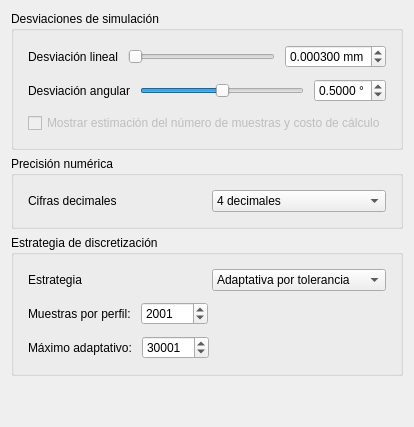
        <widget class="QWidget" name="tab_2">
         <attribute name="title">
          <string>Cálculo y precisión</string>
         </attribute>
         <layout class="QGridLayout" name="gridLayout_7">
          <item row="1" column="0">
           <widget class="QGroupBox" name="groupPrecisionNumerica">
            <property name="title">
             <string>Precisión numérica</string>
            </property>
            <layout class="QVBoxLayout" name="groupPrecisionNumericaLayout">
             <property name="spacing">
              <number>11</number>
             </property>
             <property name="leftMargin">
              <number>14</number>
             </property>
             <property name="topMargin">
              <number>14</number>
             </property>
             <property name="rightMargin">
              <number>14</number>
             </property>
             <property name="bottomMargin">
              <number>14</number>
             </property>
             <item>
              <layout class="QHBoxLayout" name="comboDecimalesRow">
               <property name="spacing">
                <number>10</number>
               </property>
               <property name="leftMargin">
                <number>0</number>
               </property>
               <property name="topMargin">
                <number>0</number>
               </property>
               <property name="rightMargin">
                <number>0</number>
               </property>
               <property name="bottomMargin">
                <number>0</number>
               </property>
               <item>
                <widget class="QLabel" name="comboDecimalesLabel">
                 <property name="minimumSize">
                  <size>
                   <width>172</width>
                   <height>0</height>
                  </size>
                 </property>
                 <property name="text">
                  <string>Cifras decimales</string>
                 </property>
                </widget>
               </item>
               <item>
                <widget class="QComboBox" name="comboDecimales">
                 <property name="currentIndex">
                  <number>0</number>
                 </property>
                 <item>
                  <property name="text">
                   <string>4 decimales</string>
                  </property>
                 </item>
                 <item>
                  <property name="text">
                   <string>6 decimales</string>
                  </property>
                 </item>
                 <item>
                  <property name="text">
                   <string>8 decimales</string>
                  </property>
                 </item>
                 <item>
                  <property name="text">
                   <string>12 decimales</string>
                  </property>
                 </item>
                 <item>
                  <property name="text">
                   <string>Automático</string>
                  </property>
                 </item>
                </widget>
               </item>
              </layout>
             </item>
            </layout>
           </widget>
          </item>
          <item row="2" column="0">
           <widget class="QGroupBox" name="groupMuestreo">
            <property name="title">
             <string>Estrategia de discretización</string>
            </property>
            <layout class="QVBoxLayout" name="groupMuestreoLayout">
             <property name="spacing">
              <number>11</number>
             </property>
             <property name="leftMargin">
              <number>14</number>
             </property>
             <property name="topMargin">
              <number>14</number>
             </property>
             <property name="rightMargin">
              <number>14</number>
             </property>
             <property name="bottomMargin">
              <number>14</number>
             </property>
             <item>
              <layout class="QHBoxLayout" name="comboEstrategiaMuestreoRow">
               <property name="spacing">
                <number>10</number>
               </property>
               <property name="leftMargin">
                <number>0</number>
               </property>
               <property name="topMargin">
                <number>0</number>
               </property>
               <property name="rightMargin">
                <number>0</number>
               </property>
               <property name="bottomMargin">
                <number>0</number>
               </property>
               <item>
                <widget class="QLabel" name="comboEstrategiaMuestreoLabel">
                 <property name="minimumSize">
                  <size>
                   <width>172</width>
                   <height>0</height>
                  </size>
                 </property>
                 <property name="text">
                  <string>Estrategia</string>
                 </property>
                </widget>
               </item>
               <item>
                <widget class="QComboBox" name="comboEstrategiaMuestreo">
                 <property name="currentIndex">
                  <number>0</number>
                 </property>
                 <item>
                  <property name="text">
                   <string>Adaptativa por tolerancia</string>
                  </property>
                 </item>
                 <item>
                  <property name="text">
                   <string>Uniforme por muestras</string>
                  </property>
                 </item>
                </widget>
               </item>
              </layout>
             </item>
             <item>
              <layout class="QHBoxLayout" name="layoutMuestras">
               <property name="spacing">
                <number>10</number>
               </property>
               <property name="leftMargin">
                <number>0</number>
               </property>
               <property name="topMargin">
                <number>0</number>
               </property>
               <property name="rightMargin">
                <number>0</number>
               </property>
               <property name="bottomMargin">
                <number>0</number>
               </property>
               <item>
                <widget class="QLabel" name="lblNumMuestras">
                 <property name="text">
                  <string>Muestras por perfil:</string>
                 </property>
                 <property name="wordWrap">
                  <bool>true</bool>
                 </property>
                </widget>
               </item>
               <item>
                <widget class="QSpinBox" name="spinMuestras">
                 <property name="minimum">
                  <number>101</number>
                 </property>
                 <property name="maximum">
                  <number>1000001</number>
                 </property>
                 <property name="singleStep">
                  <number>200</number>
                 </property>
                 <property name="value">
                  <number>2001</number>
                 </property>
                </widget>
               </item>
               <item>
                <spacer name="muestrasSpacer">
                 <property name="orientation">
                  <enum>Qt::Orientation::Horizontal</enum>
                 </property>
                 <property name="sizeHint" stdset="0">
                  <size>
                   <width>20</width>
                   <height>20</height>
                  </size>
                 </property>
                </spacer>
               </item>
              </layout>
             </item>
             <item>
              <layout class="QHBoxLayout" name="layoutMaxMuestras">
               <property name="spacing">
                <number>10</number>
               </property>
               <property name="leftMargin">
                <number>0</number>
               </property>
               <property name="topMargin">
                <number>0</number>
               </property>
               <property name="rightMargin">
                <number>0</number>
               </property>
               <property name="bottomMargin">
                <number>0</number>
               </property>
               <item>
                <widget class="QLabel" name="lblMaxMuestras">
                 <property name="text">
                  <string>Máximo adaptativo:</string>
                 </property>
                 <property name="wordWrap">
                  <bool>true</bool>
                 </property>
                </widget>
               </item>
               <item>
                <widget class="QSpinBox" name="spinMaxMuestras">
                 <property name="minimum">
                  <number>1001</number>
                 </property>
                 <property name="maximum">
                  <number>1000001</number>
                 </property>
                 <property name="singleStep">
                  <number>1000</number>
                 </property>
                 <property name="value">
                  <number>30001</number>
                 </property>
                </widget>
               </item>
               <item>
                <spacer name="maxMuestrasSpacer">
                 <property name="orientation">
                  <enum>Qt::Orientation::Horizontal</enum>
                 </property>
                 <property name="sizeHint" stdset="0">
                  <size>
                   <width>20</width>
                   <height>20</height>
                  </size>
                 </property>
                </spacer>
               </item>
              </layout>
             </item>
            </layout>
           </widget>
          </item>
          <item row="0" column="0">
           <widget class="QGroupBox" name="groupDesviaciones">
            <property name="title">
             <string>Desviaciones de simulación</string>
            </property>
            <layout class="QVBoxLayout" name="groupDesviacionesLayout">
             <property name="spacing">
              <number>11</number>
             </property>
             <property name="leftMargin">
              <number>14</number>
             </property>
             <property name="topMargin">
              <number>14</number>
             </property>
             <property name="rightMargin">
              <number>14</number>
             </property>
             <property name="bottomMargin">
              <number>14</number>
             </property>
             <item>
              <layout class="QHBoxLayout" name="desviacionLinealFila">
               <property name="spacing">
                <number>10</number>
               </property>
               <property name="leftMargin">
                <number>0</number>
               </property>
               <property name="topMargin">
                <number>0</number>
               </property>
               <property name="rightMargin">
                <number>0</number>
               </property>
               <property name="bottomMargin">
                <number>0</number>
               </property>
               <item>
                <widget class="QLabel" name="desviacionLinealTxt">
                 <property name="text">
                  <string>Desviación lineal</string>
                 </property>
                </widget>
               </item>
               <item>
                <widget class="QSlider" name="desviacionLinealSlider">
                 <property name="sizePolicy">
                  <sizepolicy hsizetype="Expanding" vsizetype="Fixed">
                   <horstretch>0</horstretch>
                   <verstretch>0</verstretch>
                  </sizepolicy>
                 </property>
                 <property name="minimum">
                  <number>0</number>
                 </property>
                 <property name="maximum">
                  <number>1000</number>
                 </property>
                 <property name="value">
                  <number>2</number>
                 </property>
                 <property name="orientation">
                  <enum>Qt::Orientation::Horizontal</enum>
                 </property>
                </widget>
               </item>
               <item>
                <widget class="QDoubleSpinBox" name="desviacionLinealSpin">
                 <property name="suffix">
                  <string> mm</string>
                 </property>
                 <property name="decimals">
                  <number>6</number>
                 </property>
                 <property name="minimum">
                  <double>0.000000000000000</double>
                 </property>
                 <property name="maximum">
                  <double>0.100000000000000</double>
                 </property>
                 <property name="singleStep">
                  <double>0.000100000000000</double>
                 </property>
                 <property name="value">
                  <double>0.000300000000000</double>
                 </property>
                </widget>
               </item>
              </layout>
             </item>
             <item>
              <layout class="QHBoxLayout" name="desviacionAngularFila">
               <property name="spacing">
                <number>10</number>
               </property>
               <property name="leftMargin">
                <number>0</number>
               </property>
               <property name="topMargin">
                <number>0</number>
               </property>
               <property name="rightMargin">
                <number>0</number>
               </property>
               <property name="bottomMargin">
                <number>0</number>
               </property>
               <item>
                <widget class="QLabel" name="desviacionAngularTxt">
                 <property name="text">
                  <string>Desviación angular</string>
                 </property>
                </widget>
               </item>
               <item>
                <widget class="QSlider" name="desviacionAngularSlider">
                 <property name="sizePolicy">
                  <sizepolicy hsizetype="Expanding" vsizetype="Fixed">
                   <horstretch>0</horstretch>
                   <verstretch>0</verstretch>
                  </sizepolicy>
                 </property>
                 <property name="minimum">
                  <number>0</number>
                 </property>
                 <property name="maximum">
                  <number>1000</number>
                 </property>
                 <property name="value">
                  <number>500</number>
                 </property>
                 <property name="orientation">
                  <enum>Qt::Orientation::Horizontal</enum>
                 </property>
                </widget>
               </item>
               <item>
                <widget class="QDoubleSpinBox" name="desviacionAngularSpin">
                 <property name="suffix">
                  <string> °</string>
                 </property>
                 <property name="decimals">
                  <number>4</number>
                 </property>
                 <property name="minimum">
                  <double>0.000000000000000</double>
                 </property>
                 <property name="maximum">
                  <double>1.000000000000000</double>
                 </property>
                 <property name="singleStep">
                  <double>0.000100000000000</double>
                 </property>
                 <property name="value">
                  <double>0.500000000000000</double>
                 </property>
                </widget>
               </item>
              </layout>
             </item>
             <item>
              <widget class="QCheckBox" name="chkMostrarEstimacion">
               <property name="enabled">
                <bool>false</bool>
               </property>
               <property name="text">
                <string>Mostrar estimación del número de muestras y costo de cálculo</string>
               </property>
               <property name="checked">
                <bool>false</bool>
               </property>
              </widget>
             </item>
            </layout>
           </widget>
          </item>
          <item row="3" column="0">
           <spacer name="verticalSpacer_2">
            <property name="orientation">
             <enum>Qt::Orientation::Vertical</enum>
            </property>
            <property name="sizeHint" stdset="0">
             <size>
              <width>20</width>
              <height>40</height>
             </size>
            </property>
           </spacer>
          </item>
         </layout>
        </widget>
